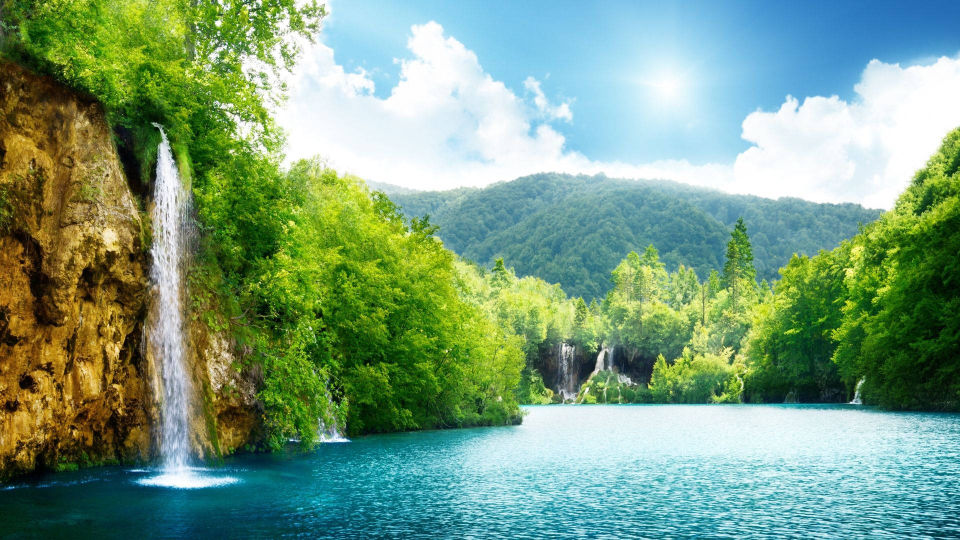
#> input picture 4Y1S/Digital Image Processing/images/a.JPG, 1920 x 1080 px, found by its file name (shown at 1/2 size)
$ python 1_A.py
#> lines starting #> are read from the running program, lines starting #| are printed output that depends on the picture
import cv2
import matplotlib.pyplot as plt
import numpy as np


def spatial_resolution(img):
    img_list=[]
    img_list.append(img)
    f=2

    for i in range(0,8):
        height,width=img.shape
        img2=np.zeros((height//2,width//2),dtype=np.uint8)

        for j in range(0,height//2):
            for k in range(0,width//2):
                img2[j][k]=img[j*f][k*f]

        img_list.append(img2)
        img=img2

    return img_list


def display(img_list):
    for i in range(0,len(img_list)):
        plt.subplot(3,3,i+1)
        plt.imshow(img_list[i],cmap='gray')
        h,w=img_list[i].shape
        plt.title(f'{h}x{w}')
    plt.tight_layout()
    plt.show()


def main():

    img=cv2.imread('images/a.jpg',0)
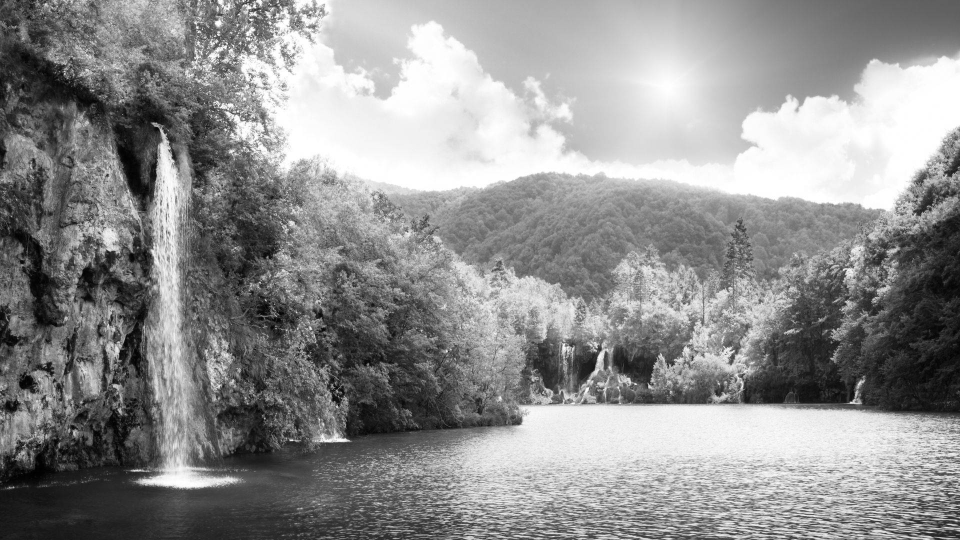
#> img: shape (1080, 1920) (shown at 1/2 size); min 0, max 255, mean 142.9
    img=cv2.resize(img,(512,512))
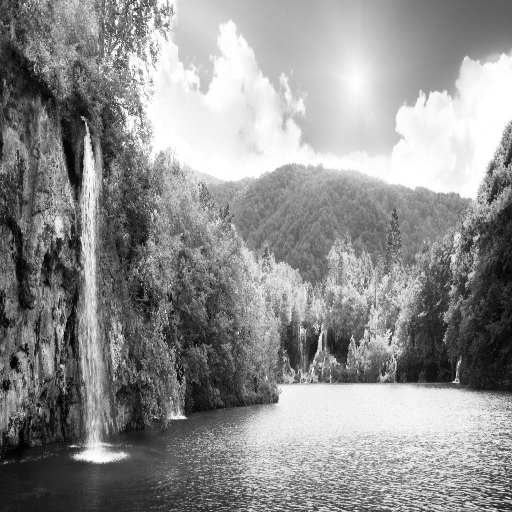
#> img: shape (512, 512); min 0, max 255, mean 142.8
    img_list=[]

    img_list=spatial_resolution(img)
#> after the loop in spatial_resolution, `for i in range(0,8):`: img_list = 9 items
#> img_list = 9 items
    display(img_list)
#> the loop in display, `for i in range(0,len(img_list)):` made 9 passes
#> (h, w) on passes 1 to 9: (512, 512), (256, 256), (128, 128), (64, 64), (32, 32), (16, 16), (8, 8), (4, 4), (2, 2)
#> in display, `plt.show()`:
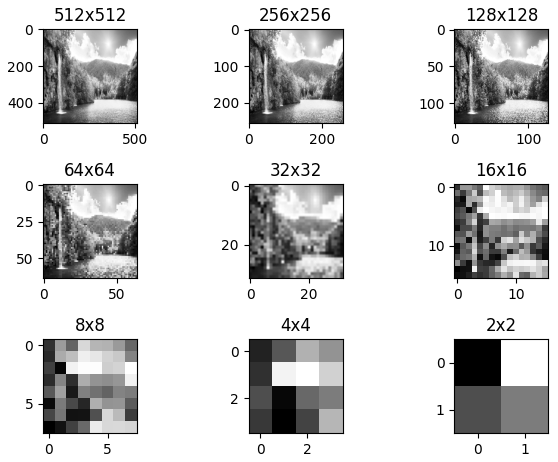
#> figure drawn by matplotlib, 9 panels

if __name__=='__main__':
    main()

$ run again, with 4Y1S/Digital Image Processing/images/b.jpg copied over 4Y1S/Digital Image Processing/images/a.JPG
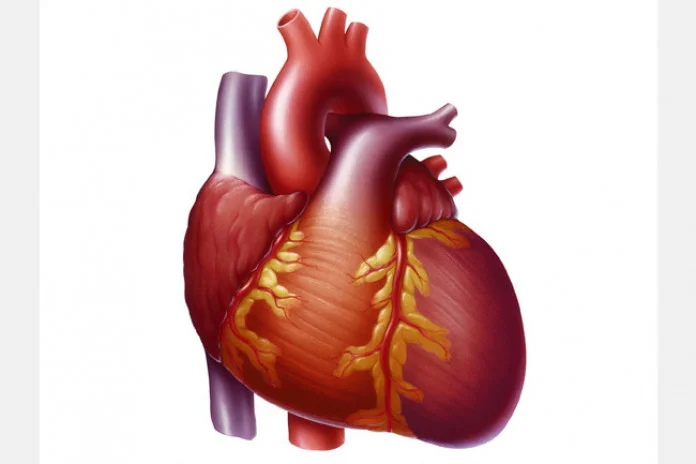
#> input picture 4Y1S/Digital Image Processing/images/b.jpg, 696 x 464 px, found by its file name
#> in main, `img=cv2.imread('images/a.jpg',0)`:
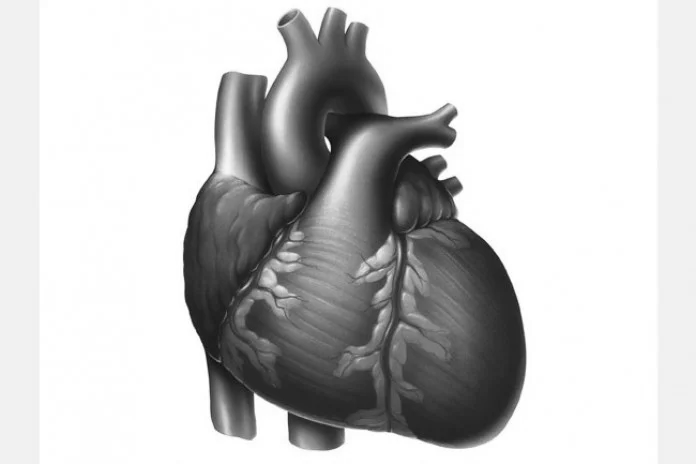
#> img: shape (464, 696); min 12, max 255, mean 199.6
#> in main, `img=cv2.resize(img,(512,512))`:
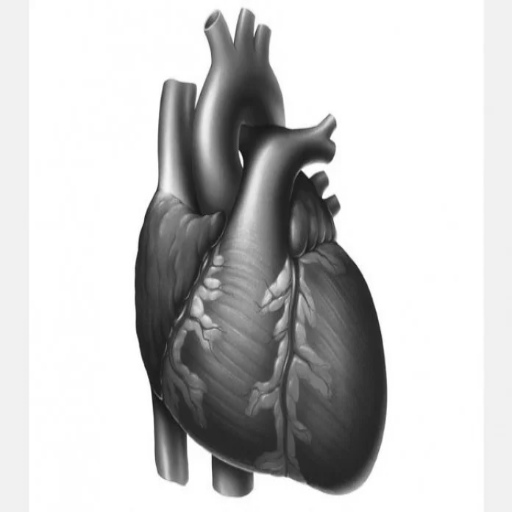
#> img: shape (512, 512); min 18, max 255, mean 199.6
#> after the loop in spatial_resolution, `for i in range(0,8):`: img_list = 9 items
#> the loop in display, `for i in range(0,len(img_list)):` made 9 passes
#> (h, w) on passes 1 to 8: (512, 512), (256, 256), (128, 128), (64, 64), (32, 32), (16, 16), (8, 8), (4, 4)

$ run again, with 4Y1S/Digital Image Processing/images/brain.jpg copied over 4Y1S/Digital Image Processing/images/a.JPG
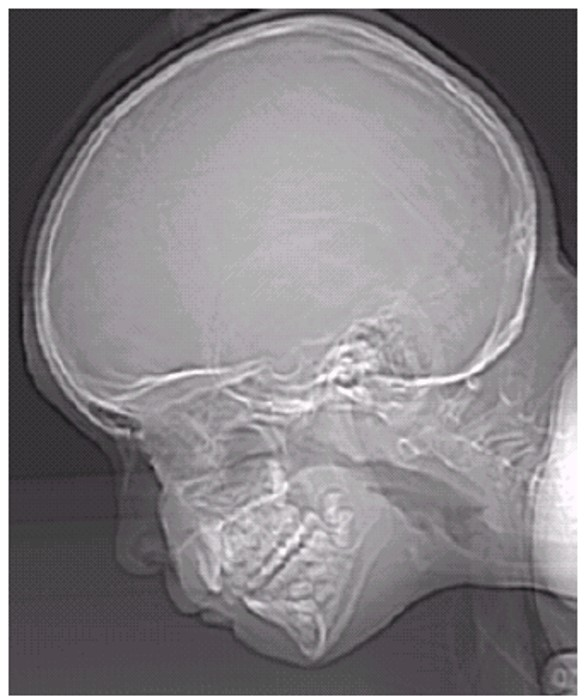
#> input picture 4Y1S/Digital Image Processing/images/brain.jpg, 585 x 696 px, found by its file name
#> in main, `img=cv2.resize(img,(512,512))`:
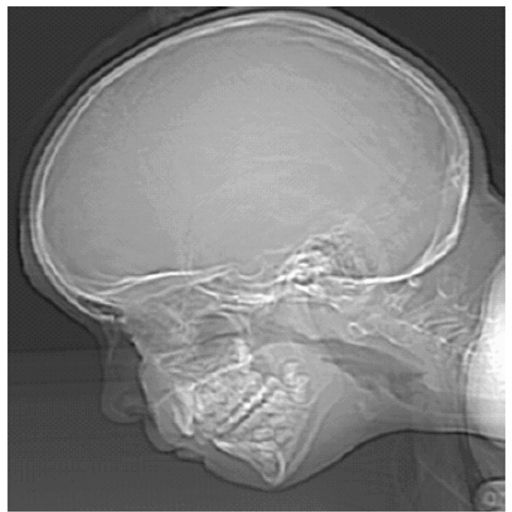
#> img: shape (512, 512); min 7, max 255, mean 132
#> after the loop in spatial_resolution, `for i in range(0,8):`: img_list = 9 items
#> the loop in display, `for i in range(0,len(img_list)):` made 9 passes
#> (h, w) on passes 1 to 8: (512, 512), (256, 256), (128, 128), (64, 64), (32, 32), (16, 16), (8, 8), (4, 4)
